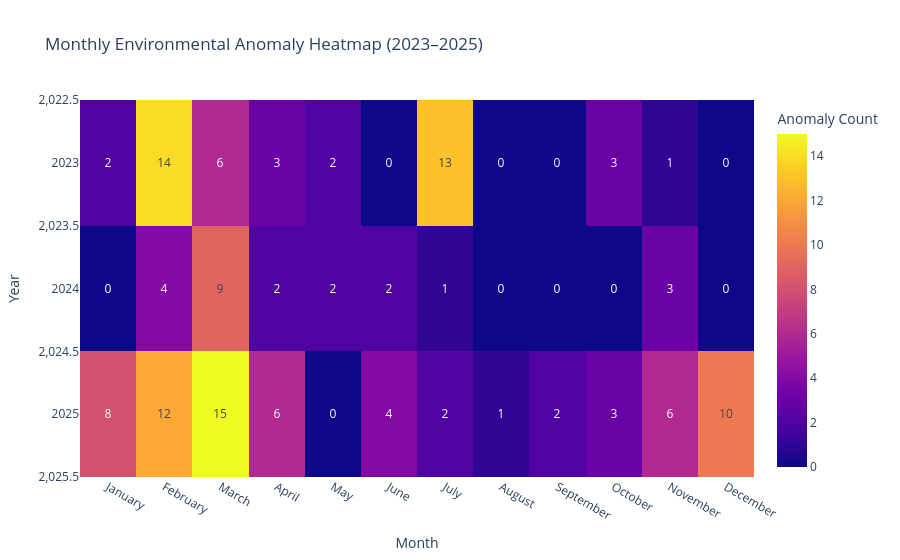

This figure's notebook cell:
### Code cell
import plotly.express as px

fig = px.imshow(
    heatmap_data,
    text_auto=True,
    title="Monthly Environmental Anomaly Heatmap (2023–2025)",
    labels=dict(x="Month", y="Year", color="Anomaly Count"),
)

fig.show()

### Figure 1 — Plotly figure (JSON) as saved in the notebook; plotly's stock layout.template omitted (floating-point values rounded to 4 significant figures)
{"data": [{"coloraxis": "coloraxis", "hovertemplate": "Month: %{x}<br>Year: %{y}<br>Anomaly Count: %{z}<extra></extra>", "name": "0", "texttemplate": "%{z}", "type": "heatmap", "x": ["January", "February", "March", "April", "May", "June", "July", "August", "September", "October", "November", "December"], "xaxis": "x", "y": [2023, 2024, 2025], "yaxis": "y", "z": [[2, 14, 6, 3, 2, 0, 13, 0, 0, 3, 1, 0], [0, 4, 9, 2, 2, 2, 1, 0, 0, 0, 3, 0], [8, 12, 15, 6, 0, 4, 2, 1, 2, 3, 6, 10]]}], "layout": {"coloraxis": {"colorbar": {"title": {"text": "Anomaly Count"}}, "colorscale": [[0, "#0d0887"], [0.1111, "#46039f"], [0.2222, "#7201a8"], [0.3333, "#9c179e"], [0.4444, "#bd3786"], [0.5556, "#d8576b"], [0.6667, "#ed7953"], [0.7778, "#fb9f3a"], [0.8889, "#fdca26"], [1, "#f0f921"]]}, "title": {"text": "Monthly Environmental Anomaly Heatmap (2023–2025)"}, "xaxis": {"anchor": "y", "constrain": "domain", "domain": [0, 1], "scaleanchor": "y", "title": {"text": "Month"}}, "yaxis": {"anchor": "x", "autorange": "reversed", "constrain": "domain", "domain": [0, 1], "title": {"text": "Year"}}}}
